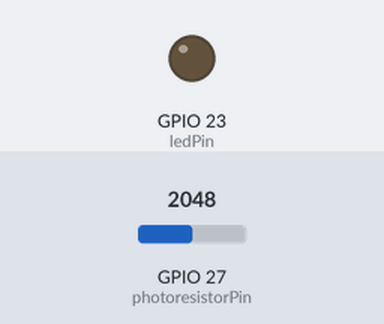
The sketch below on a simulated ESP32. Shown: output pins drawn as LEDs (lit = HIGH). The test bench sets the inputs (shaded band); at power-on: GPIO 27 (photoresistorPin) = 2048. What the sketch prints to the serial monitor is not drawn.

Above: at 1.2 s.
1.3 s: GPIO 27 (photoresistorPin) set to 1899
4.3 s: GPIO 27 (photoresistorPin) set to 1813
At 6.15 s:
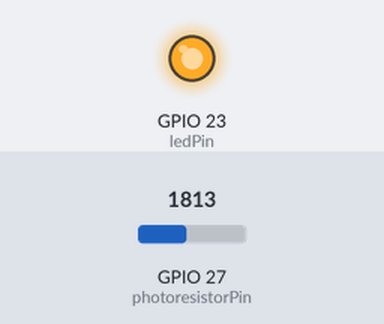
Timing chart, 0 to 13.3 s (numbered marks = the images above; inputs shaded):
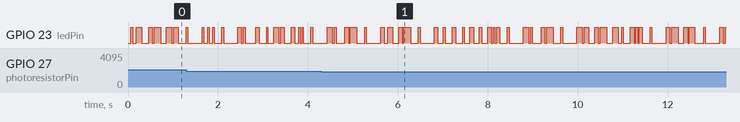

Measured:
- the behaviour switches between 1850 and 1849 on GPIO 27 (photoresistorPin) (found by bisection; images 0 and 1)

The sketch:

transmisCircuitNoDelay.ino
```cpp
// ESP32 LED -> Photoresistor ASCII string TX/RX (non-blocking millis version)

const int ledPin = 23;
const int photoresistorPin = 27;

const int THRESH_LOW_IS_ONE   = 1850;
const int THRESH_HIGH_IS_ZERO = 1950;
const unsigned long settleMs  = 20;
const int analogSamples       = 8;

const char* MESSAGE = "Now I have to go back to work on my State of the Union speech, and I worked on it till pretty late last night, but want to say one thing to the American people...";

// ---------- Helper functions ----------
int readAnalogAvg(int pin, int samples) {
  long sum = 0;
  for (int i = 0; i < samples; i++) {
    sum += analogRead(pin);
    delayMicroseconds(500);
  }
  return (int)(sum / samples);
}

int decideBit(int analogVal, int lastBit) {
  if (analogVal < THRESH_LOW_IS_ONE)   return 1;
  if (analogVal > THRESH_HIGH_IS_ZERO) return 0;
  return lastBit;
}

// ---------- Communication class ----------
class LedPhotoSerial {
public:
  LedPhotoSerial(int led, int sensor)
    : ledPin(led), sensorPin(sensor), state(IDLE), msgIndex(0),
      bitIndex(7), lastBit(0), currentByte(0), lastTime(0) {}

  void begin() {
    pinMode(ledPin, OUTPUT);
    pinMode(sensorPin, INPUT);
  }

  void loop() {
    unsigned long now = millis();

    switch (state) {
      case IDLE:
        if (MESSAGE[msgIndex] != '\0') {
          currentByte = MESSAGE[msgIndex];
          bitIndex = 7;
          state = SENDING_BIT;
          lastTime = now;
        } else {
          if (now - lastTime > 2000) {  // wait before restarting
            msgIndex = 0;
            Serial.println();
            lastTime = now;
          }
        }
        break;

      case SENDING_BIT:
        if (now - lastTime >= settleMs) {
          int bitToSend = bitRead(currentByte, bitIndex);
          digitalWrite(ledPin, bitToSend ? HIGH : LOW);
          lastTime = now;
          state = READING_BIT;
        }
        break;

      case READING_BIT:
        if (now - lastTime >= settleMs) {
          int analogVal = readAnalogAvg(sensorPin, analogSamples);
          int rxBit = decideBit(analogVal, lastBit);
          lastBit = rxBit;

          if (rxBit) receivedByte |= (1 << bitIndex);
          else       receivedByte &= ~(1 << bitIndex);

          if (bitIndex == 0) {
            Serial.write(receivedByte);
            digitalWrite(ledPin, LOW);
            state = INTERBYTE_DELAY;
            lastTime = now;
          } else {
            bitIndex--;
            state = SENDING_BIT;
            lastTime = now;
          }
        }
        break;

      case INTERBYTE_DELAY:
        if (now - lastTime >= 75) { // half delay between chars
          msgIndex++;
          state = IDLE;
          lastTime = now;
        }
        break;
    }
  }

private:
  enum State { IDLE, SENDING_BIT, READING_BIT, INTERBYTE_DELAY };
  int ledPin, sensorPin;
  State state;
  size_t msgIndex;
  int bitIndex;
  int lastBit;
  uint8_t currentByte;
  uint8_t receivedByte;
  unsigned long lastTime;
};

// ---------- Global object ----------
LedPhotoSerial comm(ledPin, photoresistorPin);

void setup() {
  Serial.begin(115200);
  comm.begin();
}

void loop() {
  comm.loop(); // non-blocking main loop
}
```
